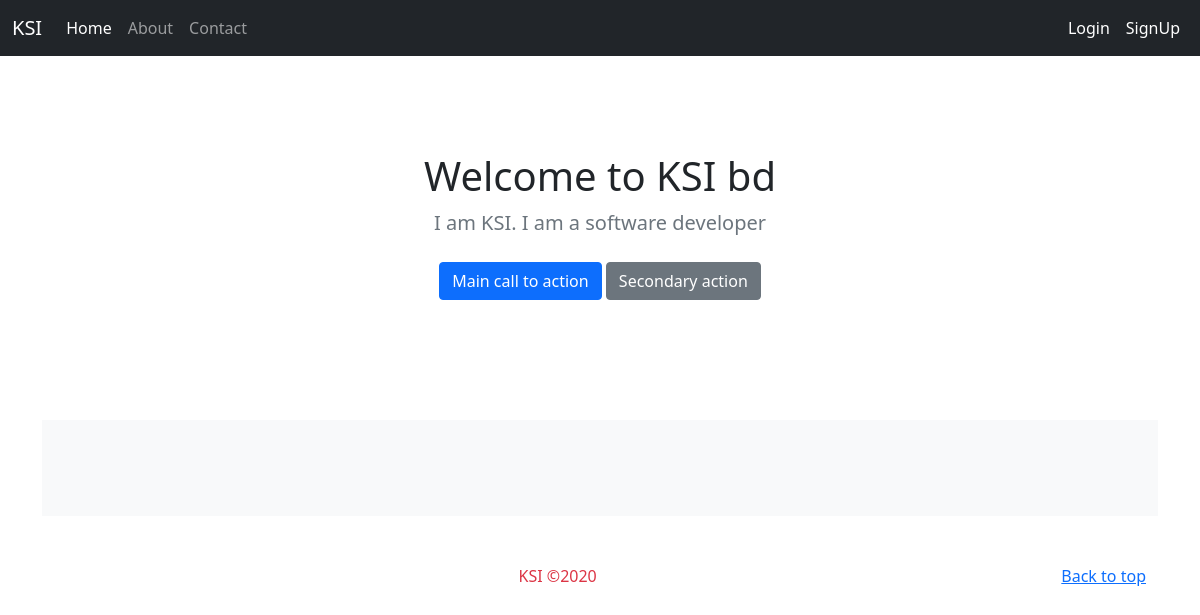
The app's page /, older data.
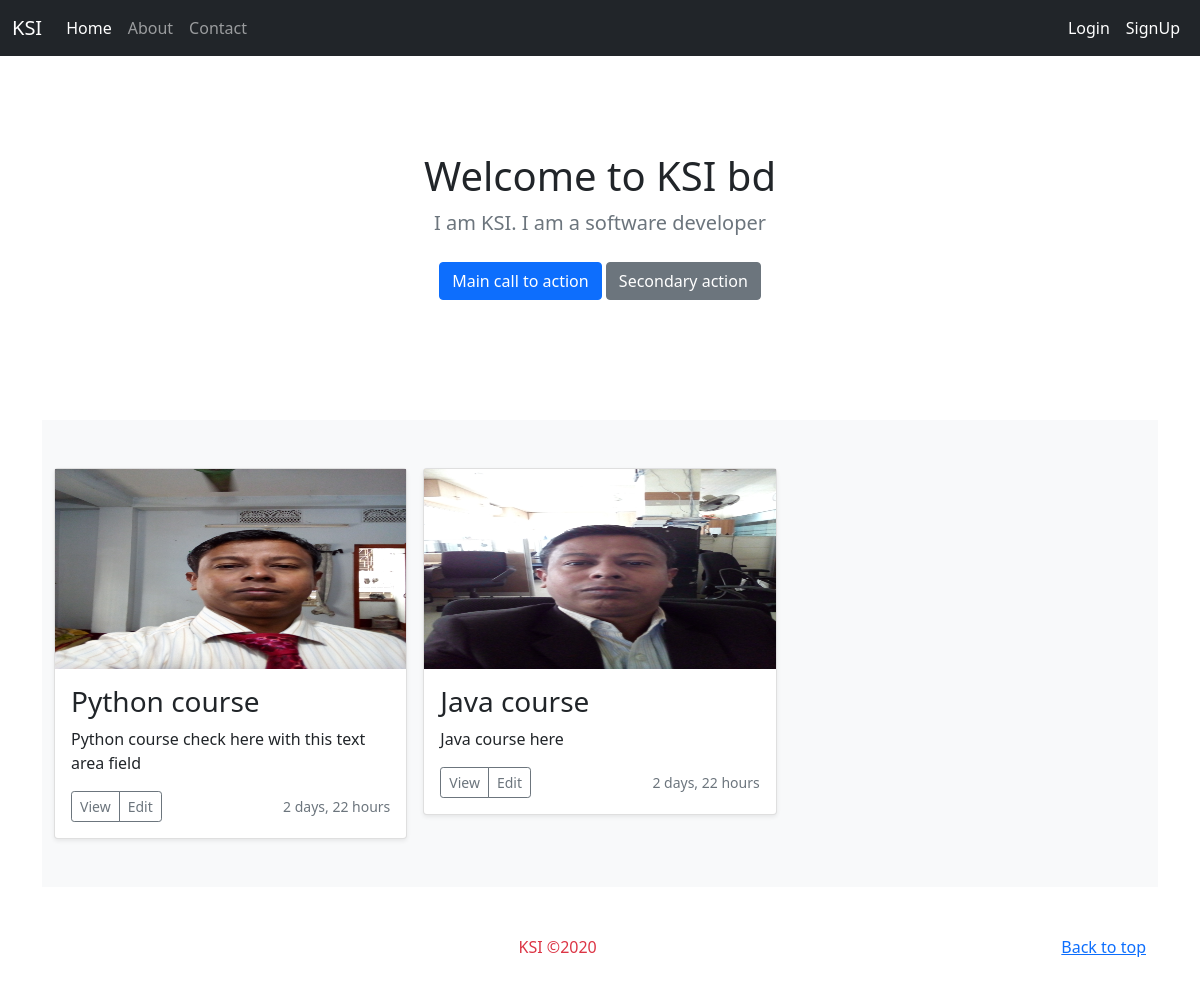
The same page, newer data.
### skill/models.py (models this page shows, shortened)
class Myskill(models.Model):
    image=models.ImageField(upload_to='skillimage/')
    title=models.CharField(max_length=50,blank=False)
    desc=models.TextField(max_length=1000,blank=True)
    datetime=models.DateTimeField(auto_now_add=False)
    def summuary(self):
        return self.desc[0:150]

### skill/views.py (the view)
# urls.py: url('',views.homepage, name='home'),
def homepage(request):
    item=Myskill.objects.all()
    title='Welcome to KSI bd'
    desc='I am KSI. I am a software developer'
    context={
        'title':title,
        'description':desc,
        'data':item
    }
    return render(request,'index.html',context)

### templates/index.html (shortened to what this page needs)
{% extends 'base.html' %}
{% block contant %}
<main role="main">
  <section class="py-5 text-center container">
    <div class="row py-lg-5">
      <div class="col-lg-6 col-md-8 mx-auto">
        <h1 class="fw-light">{{ title }}</h1>
        <p class="lead text-muted">{{ description }}</p>
        <p>
          <a href="#" class="btn btn-primary my-2">Main call to action</a>
          <a href="#" class="btn btn-secondary my-2">Secondary action</a>
        </p>
      </div>
    </div>
  </section>
  <div class="album py-5 bg-light">
    <div class="container">
      <div class="row row-cols-1 row-cols-sm-2 row-cols-md-3 g-3">
          {% for item in data %}
        <div class="col-md-4">
          <div class="card shadow-sm">
           <img style="width:100%;height:200px" src="{{ item.image.url }}" alt="">
            <div class="card-body">
            <h3>{{ item.title }}</h3>
              <p class="card-text">{{ item.summuary }}</p>
              <div class="d-flex justify-content-between align-items-center">
                <div class="btn-group">
                  <button type="button" class="btn btn-sm btn-outline-secondary">View</button>
                  <button type="button" class="btn btn-sm btn-outline-secondary">Edit</button>
                </div>
                <small class="text-muted">{{ item.datetime | timesince }}</small>
              </div>
            </div>
          </div>
        </div>
        {% endfor %}
      </div>
    </div>
  </div>
</main>
<footer class="text-muted py-5">
  <div class="container">
    <p class="float-end mb-1">
      <a href="#">Back to top</a>
    </p>
    <p class="text-center text-danger">KSI &copy;{% now 'Y' %}
    </p>
  </div>
</footer>
{% endblock %}

Row changes from the older to the newer data that the page shows:
added Myskill: image (picture), title "Python course", summuary "Python course check here with this text area field", datetime "2 days, 22 hours"
added Myskill: image (picture), title "Java course", summuary "Java course here", datetime "2 days, 22 hours"
